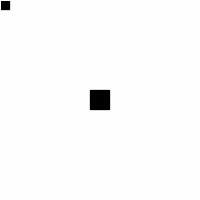
Frame 1 (no input)
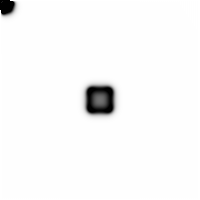
Frame 60 (no input)
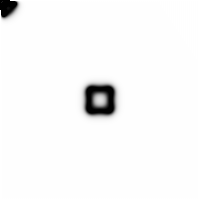
Frame 120 (the mouse pressed at the canvas centre since frame 60)

The p5.js sketch that drew these frames (run headless with seeded random() and noise() and a simulated clock; from frame 60 on, the mouse is pressed at the canvas centre):

// p5.js sketch
// ── sketch.js
// http://www.karlsims.com/rd.html

let grid = []
let next = []

const dA = 1
const dB = 0.5
const feed = 0.055
const k = 0.062

function setup() {
  createCanvas(200, 200)
  pixelDensity(1)

  for (let x = 0; x < width; x++) {
    grid[x] = []
    next[x] = []

    for (let y = 0; y < height; y++) {
      grid[x][y] = {
        a: 1,
        b: 0,
      }

      next[x][y] = {
        a: 1,
        b: 0,
      }
    }
  }

  for (let i = 90; i < 110; i++) {
    for (let j = 90; j < 110; j++) {
      grid[i][j].b = 1
    }
  }

  for (let i = 0; i < 10; i++) {
    for (let j = 0; j < 10; j++) {
      grid[i][j].b = 1
    }
  }
}

function laplaceA(x, y) {
  let sumA = 0
  sumA += grid[x][y].a * -1
  sumA += grid[x - 1][y].a * 0.2
  sumA += grid[x + 1][y].a * 0.2
  sumA += grid[x][y + 1].a * 0.2
  sumA += grid[x][y - 1].a * 0.2
  sumA += grid[x - 1][y - 1].a * 0.05
  sumA += grid[x + 1][y - 1].a * 0.05
  sumA += grid[x + 1][y + 1].a * 0.05
  sumA += grid[x - 1][y + 1].a * 0.05
  return sumA
}

function laplaceB(x, y) {
  let sumB = 0
  sumB += grid[x][y].b * -1
  sumB += grid[x - 1][y].b * 0.2
  sumB += grid[x + 1][y].b * 0.2
  sumB += grid[x][y + 1].b * 0.2
  sumB += grid[x][y - 1].b * 0.2
  sumB += grid[x - 1][y - 1].b * 0.05
  sumB += grid[x + 1][y - 1].b * 0.05
  sumB += grid[x + 1][y + 1].b * 0.05
  sumB += grid[x - 1][y + 1].b * 0.05
  return sumB
}

function swap() {
  let temp = grid
  grid = next
  next = temp
}

function draw() {
  background(51)

  for (let x = 1; x < width - 1; x++) {
    for (let y = 1; y < height - 1; y++) {
      let a = grid[x][y].a
      let b = grid[x][y].b

      next[x][y].a = a + dA * laplaceA(x, y) - a * b * b + feed * (1 - a)
      next[x][y].b = b + dB * laplaceB(x, y) + a * b * b - (k + feed) * b

      next[x][y].a = constrain(next[x][y].a, 0, 1)
      next[x][y].b = constrain(next[x][y].b, 0, 1)
    }
  }

  loadPixels()
  for (let x = 0; x < width; x++) {
    for (let y = 0; y < height; y++) {
      let pix = (x + y * width) * 4
      let a = next[x][y].a
      let b = next[x][y].b
      let c = floor((a - b) * 255)
      c = constrain(c, 0, 255)
      pixels[pix + 0] = c
      pixels[pix + 1] = c
      pixels[pix + 2] = c
      pixels[pix + 3] = 255
    }
  }
  updatePixels()

  swap()
}
